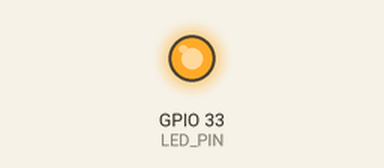
Recording of a sketch running on a simulated ESP32. Parts: output pins drawn as LEDs (lit = HIGH). WiFi joins after 1.5 s; servers stay silent unless stated; the camera gives no picture; what the sketch prints to the serial monitor is not drawn.

Above: at 0.0 s.
At 2.3 s:
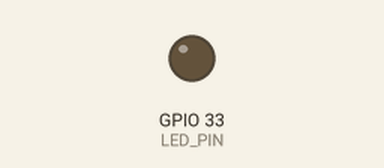
Timing chart, 0 to 3.8 s (numbered marks = the images above):
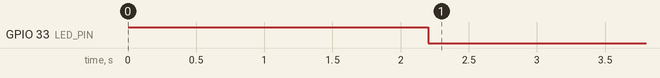

The sketch:

RC_ESP32.ino
```cpp
#include "esp_camera.h"
#include <WiFi.h>
#include <WiFiUdp.h>
#include <math.h>

// Wi-Fi credentials and UDP port
const char* ssid = "RCAP";
const char* password = "eecs1021";
const int PORT = 8888;

// Maximum payload bytes sent per UDP packet
const int PACKET_SIZE = 500;

// Delay between UDP packets (0 = send as fast as possible)
const int UDP_DELAY = 0;

// Stores size of latest received UDP packet
int packetSize = 0;

// Static IP configuration
IPAddress local_IP(192,168,4,2); //Static ip address
IPAddress gateway(192,168,4,1); //AP ip address
IPAddress subnet(255, 255, 255, 0);

WiFiUDP udp;

// LED state tracker
int ledState = 1;

// External LED pin that turns on when not connected
#define LED_PIN 33

// RX and TX pins for UART communication with Pico 2W
#define RX_PIN 12
#define TX_PIN 14

// ------------ Camera pin definitions --------------
// WROVER-KIT PIN Map
#define CAM_PIN_PWDN    -1 //power down is not used
#define CAM_PIN_RESET   -1 //software reset will be performed
#define CAM_PIN_XCLK    21
#define CAM_PIN_SIOD    26
#define CAM_PIN_SIOC    27

#define CAM_PIN_D7      35
#define CAM_PIN_D6      34
#define CAM_PIN_D5      39
#define CAM_PIN_D4      36
#define CAM_PIN_D3      19
#define CAM_PIN_D2      18
#define CAM_PIN_D1       5
#define CAM_PIN_D0       4
#define CAM_PIN_VSYNC   25
#define CAM_PIN_HREF    23
#define CAM_PIN_PCLK    22

// Camera configuration structure
static camera_config_t camera_config = {
    .pin_pwdn  = CAM_PIN_PWDN,
    .pin_reset = CAM_PIN_RESET,
    .pin_xclk = CAM_PIN_XCLK,
    .pin_sccb_sda = CAM_PIN_SIOD,
    .pin_sccb_scl = CAM_PIN_SIOC,

    .pin_d7 = CAM_PIN_D7,
    .pin_d6 = CAM_PIN_D6,
    .pin_d5 = CAM_PIN_D5,
    .pin_d4 = CAM_PIN_D4,
    .pin_d3 = CAM_PIN_D3,
    .pin_d2 = CAM_PIN_D2,
    .pin_d1 = CAM_PIN_D1,
    .pin_d0 = CAM_PIN_D0,
    .pin_vsync = CAM_PIN_VSYNC,
    .pin_href = CAM_PIN_HREF,
    .pin_pclk = CAM_PIN_PCLK,

    .xclk_freq_hz = 20000000,
    .ledc_timer = LEDC_TIMER_0,
    .ledc_channel = LEDC_CHANNEL_0,

    .pixel_format = PIXFORMAT_JPEG,//YUV422,GRAYSCALE,RGB565,JPEG
    .frame_size = FRAMESIZE_QQVGA,//QQVGA-UXGA, For ESP32, do not use sizes above QVGA when not JPEG. The performance of the ESP32-S series has improved a lot, but JPEG mode always gives better frame rates.

    .jpeg_quality = 22, //0-63, for OV series camera sensors, lower number means higher quality
    .fb_count = 1, //When jpeg mode is used, if fb_count more than one, the driver will work in continuous mode.
    .grab_mode = CAMERA_GRAB_WHEN_EMPTY //CAMERA_GRAB_LATEST. Sets when buffers should be filled
};

// Initializes the camera hardware
esp_err_t camera_init(){
    //power up the camera if PWDN pin is defined
    if(CAM_PIN_PWDN != -1){
        pinMode(CAM_PIN_PWDN, OUTPUT);
        digitalWrite(CAM_PIN_PWDN, LOW);
    }

    //initialize the camera
    esp_err_t err = esp_camera_init(&camera_config);
    if (err != ESP_OK) {
        ESP_LOGE(TAG, "Camera Init Failed");
        return err;
    }

    // Get sensor handle to change settings: reverse image
    sensor_t * s = esp_camera_sensor_get();
    if (s != NULL){
      s->set_vflip(s, 1);   // 1 = Flip Vertically, 0 = Disabled
    }

    return ESP_OK;
}

// Captures one image fram and sends it over UDP
esp_err_t camera_capture(){

    // Acquire a frame from camera driver
    camera_fb_t * fb = esp_camera_fb_get();

    // If capture failed, return error
    if (!fb) {
        ESP_LOGE(TAG, "Camera Capture Failed");
        return ESP_FAIL;
    }

    // Send the JPEG image buffer over UDP
    send_image(fb->buf, fb->len);

    // Return the frame buffer back to the driver for reuse
    esp_camera_fb_return(fb);
    return ESP_OK;
}

// Splits image data into multiple UDP packets and sends them
void send_image(uint8_t* bufferPointer, int length){

  // Number of packets needed for whole JPEG
  int numPackets = ceil((double)length/PACKET_SIZE);

  for (int i=0; i<numPackets; i++){
    int packetLength = PACKET_SIZE;

    // Last packet may be smaller than PACKET_SIZE
    if (length - packetLength * i < PACKET_SIZE){
      packetLength = length % PACKET_SIZE;
    }

    // Send one packet:
    // first byte = packet index
    // remaining bytes = image data chunk
    udp.beginPacket(gateway, PORT);
    udp.write((uint8_t)i);
    udp.write(bufferPointer + i*PACKET_SIZE, packetLength);
    udp.endPacket();

    delay(UDP_DELAY);
  }

  // Send end of image marker packet
  // The value 100 identifies end of image
  // numPackets tells receiver how many packets belonged to this frame
  udp.beginPacket(gateway, PORT);
  udp.write((uint8_t)100); //identifier for end of image
  udp.write(numPackets);
  udp.endPacket();

  delay(UDP_DELAY);
}

void setup() {
  // Configure status LED
  pinMode(LED_PIN, OUTPUT);
  digitalWrite(LED_PIN, ledState);

  // USB serial for debugging
  Serial.begin(115200);

  // Hardware serial to Pico 2W
  Serial2.begin(115200, SERIAL_8N1, RX_PIN, TX_PIN);

  // Wait for serial monitor connection
  while (!Serial){
    delay(10);
  }

  // Keep trying to initialize camera until initialized
  while(camera_init()){
    delay(100);
  }

  Serial.println("Configuring WIFI settings.");

  // Assign static IP settings
  WiFi.config(local_IP, gateway, subnet);

  Serial.println("Connecting");

  // Reset any previous Wi-Fi states
  WiFi.disconnect(true);   // drop connection + clear config
  delay(200);

  // Set ESP32 to station mode
  WiFi.mode(WIFI_STA);
  delay(200);

  // Connect to Wi-Fi network
  WiFi.begin(ssid, password);

  // Wait until connected
  while (WiFi.status() != WL_CONNECTED){
    delay(500);
    Serial.print(".");
  }

  Serial.println("Assigning PORT.");

  // Start UDP listener on 8888
  udp.begin(PORT);

  Serial.println("Connected.");

  // Turn LED on/off to indicate Wi-Fi status
  ledState = 0;
  digitalWrite(LED_PIN, ledState);

}

void loop() {
  // Capture and transmit one image frame
  camera_capture();

  // Check if a UDP packet has been received
  packetSize = udp.parsePacket();

  // Buffer for incoming 2-byte command
  char buffer[2] = {0, 0};

  if (packetSize){
    udp.read(buffer, 2);
  }

  // Forward received command to Pico 2W
  Serial2.write((uint8_t*)buffer, sizeof(buffer));

  // Update external LED depending on Wi-Fi connection state
  if (WiFi.status() != WL_CONNECTED && ledState == 0){
    ledState = 1;
    digitalWrite(LED_PIN, ledState);
  } else if (WiFi.status() == WL_CONNECTED && ledState == 1){
    ledState = 0;
    digitalWrite(LED_PIN, ledState);
  }

  delay(10);
}
```
